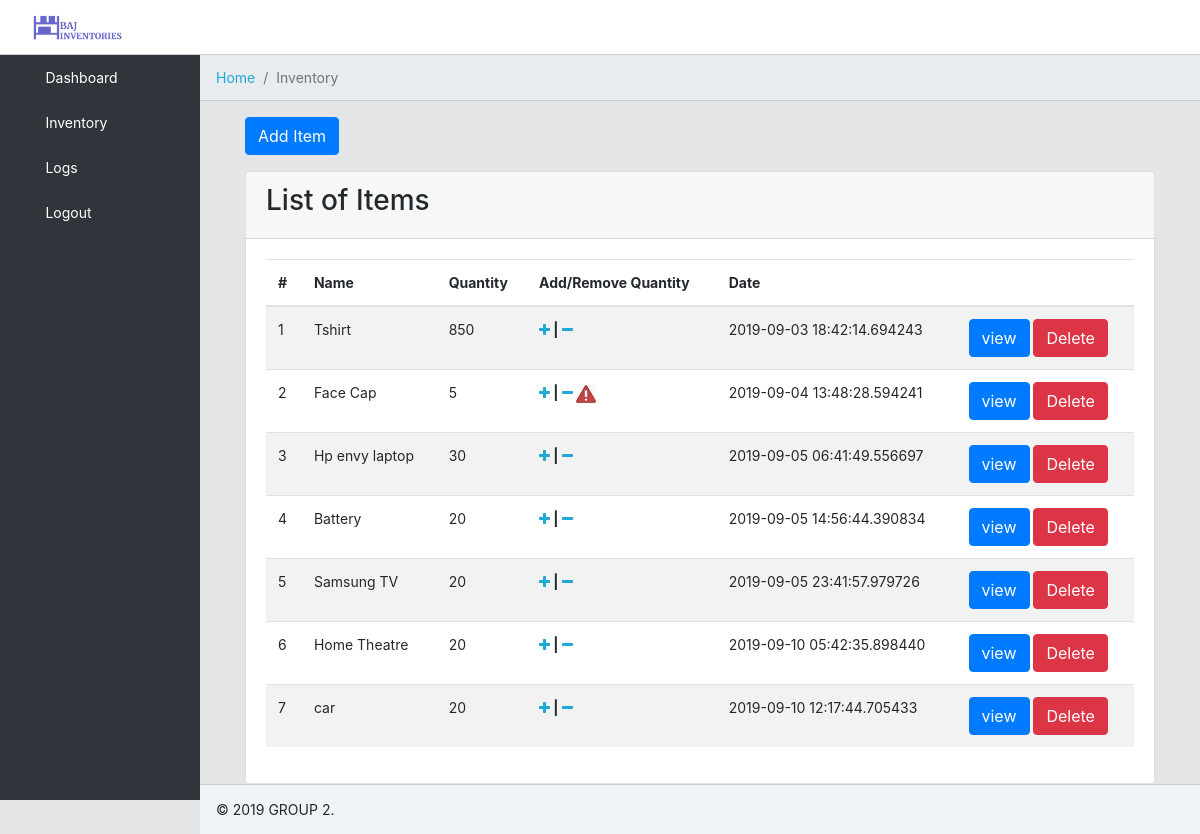
The page /inventory (signed in) on the database its author committed.
### tables this page shows
CREATE TABLE "items" (
	"id"	INTEGER NOT NULL PRIMARY KEY AUTOINCREMENT UNIQUE,
	"name"	TEXT NOT NULL UNIQUE,
	"quantity"	INTEGER NOT NULL,
	"thumbnail"	TEXT NOT NULL,
	"date"	TEXT NOT NULL,
	"user_id"	INTEGER NOT NULL
, price REAL);

### application.py (the view)
@app.route("/inventory", methods=["GET", "POST"])
@login_required
def inventory():
    if request.method == "POST":
        itemName = request.form.get('name')
        quantity = request.form.get('quantity')
        thumbnail = request.form.get('thumbnail')
        price = request.form.get('price')
        user_id = session["user_id"]
        date = str(datetime.now())
        sql = "INSERT INTO items (name, quantity, thumbnail, date, user_id, price) VALUES ('%s', %s, '%s', '%s', %s, %s)" % (
            itemName, quantity, thumbnail, date, user_id, price)
        row = db.execute(sql)
        print(row)
        if row:
            message = "Item Created with %s stocks" % (quantity)
            item_log(message, row)
            return redirect("/inventory")
        else:
            return redirect("/")
    else:
        sql = "SELECT * FROM items"
        items = db.execute(sql)
        print(items)
        return render_template("inventory.html", items=items)

### application.py (called while the page is built)
@app.after_request
def after_request(response):
    response.headers["Cache-Control"] = "no-cache, no-store, must-revalidate"
    response.headers["Expires"] = 0
    response.headers["Pragma"] = "no-cache"
    return response

### helper.py (called while the page is built)
def login_required(f):
    @wraps(f)
    def decorated_function(*args, **kwargs):
        if session.get("user_id") is None:
            return redirect("/")
        return f(*args, **kwargs)
    return decorated_function

### templates/inventory.html (shortened to what this page needs)
{% extends "layout.html" %}
{% block breadcrumb %}
<li class="breadcrumb-item">
    <a href="/">Home</a>
  </li>
  <li class="breadcrumb-item active">Inventory</li>
{% endblock %}
{% block main %}
<div class="container-fluid">
  {% if session['role'] == 'storeKeeper' %}
    <div class="row">
        <button type="button" class="btn btn-primary" data-toggle="modal" data-target="#exampleModalLong">
            Add Item
        </button>
    </div>
    {% endif %}
    <div class="row d-flex justify-content-center h-100">
        <div class="card">
            <div class="card-header">
               <h3>List of Items</h3>
            </div>
            <div class="card-body">
                <div class="table-responsive-md">
                    <table class="table table-striped">
                            <thead>
                                <tr>
                                    <th scope="col">#</th>
                                    <th scope="col">Name</th>
                                    <th scope="col">Quantity</th>
                                    <th scope="col">Add/Remove Quantity</th>
                                    <th scope="col">Date</th>
                                    <th scope="col"></th>
                                </tr>
                            </thead>
                            <tbody>
                                    {% for e in items %}
                                    <tr>
                                        <td>{{(items.index(e) + 1)}} </td>
                                        <td>{{e['name']}} </td>
                                        <td>{{e['quantity']}} </td>
                                        <td>{% if session['role'] == 'storeKeeper' %}<strong><a href='#' name='{{e["id"]}}' class='plus' id='{{e["quantity"]}}'><i class="fa fa-plus" aria-hidden="true"></i></a> |  {% endif %}<a href='#' name='{{e["id"]}}' class='minus' id='{{e["quantity"]}}'><i class="fa fa-minus" aria-hidden="true"></i></a> </strong> {% if e["quantity"] < 10 %} <span><img src="/static/caution.jpg" /></span> {% endif %}</td>
                                        <td>{{e['date']}} </td>
                                        <td><a href='view?id={{e["id"]}}' class='btn btn-xs btn-primary'>view</a> {% if session['role'] == 'storeKeeper' %}<a href='#' class='btn btn-xs btn-danger remove_item' name='{{e["id"]}}'>Delete</a> {% endif %}</td>
                                    </tr>
                                    {% endfor %}
                            </tbody>
                    </table>
                </div>
            </div>
        </div>
    </div>
</div>
{% endblock %}

### static/style.css (style rules this page uses)
html { font-family: sans-serif; line-height: 1.15; -webkit-text-size-adjust: 100%; -webkit-tap-highlight-color: rgba(0, 0, 0, 0); }
body { margin: 0; font-family: -apple-system, BlinkMacSystemFont, "Segoe UI", Roboto, "Helvetica Neue", Arial, "Noto Sans", sans-serif, "Apple Color Emoji", "Segoe UI Emoji", "Segoe UI Symbol", "Noto Color Emoji"; font-size: 0.875rem; font-weight: 400; line-height: 1.5; color: #23282c; text-align: left; background-color: #e4e5e6; }
h1, h2, h3, h4, h5, h6 { margin-top: 0; margin-bottom: 0.5rem; }
b, strong { font-weight: bolder; }
a { color: #20a8d8; text-decoration: none; background-color: transparent; }
img { vertical-align: middle; border-style: none; }
table { border-collapse: collapse; }
th { text-align: inherit; }
button { border-radius: 0; }
input, button, select, optgroup, textarea { margin: 0; font-family: inherit; font-size: inherit; line-height: inherit; }
button, input { overflow: visible; }
button, select { text-transform: none; }
button, [type="button"], [type="reset"], [type="submit"] { -webkit-appearance: button; }
button:not(:disabled), [type="button"]:not(:disabled), [type="reset"]:not(:disabled), [type="submit"]:not(:disabled) { cursor: pointer; }
.container-fluid { width: 100%; padding-right: 15px; padding-left: 15px; margin-right: auto; margin-left: auto; }
.row { display: -ms-flexbox; display: flex; -ms-flex-wrap: wrap; flex-wrap: wrap; margin-right: -15px; margin-left: -15px; }
.main .container-fluid { padding: 0 30px; }
.app, app-dashboard, app-root { display: -ms-flexbox; display: flex; -ms-flex-direction: column; flex-direction: column; min-height: 100vh; }
@media (min-width: 992px) { .card { height: 500px auto; margin-top: auto; margin-bottom: auto; width: 1400px; background-color: white; } }

### rows shown on the page
items: value "1", name "Tshirt", quantity "850", date "2019-09-03 18:42:14.694243"
items: value "2", name "Face Cap", quantity "5", date "2019-09-04 13:48:28.594241"
items: value "3", name "Hp envy laptop", quantity "30", date "2019-09-05 06:41:49.556697"
items: value "4", name "Battery", quantity "20", date "2019-09-05 14:56:44.390834"
items: value "5", name "Samsung TV", quantity "20", date "2019-09-05 23:41:57.979726"
items: value "6", name "Home Theatre", quantity "20", date "2019-09-10 05:42:35.898440"
items: value "7", name "car", quantity "20", date "2019-09-10 12:17:44.705433"
